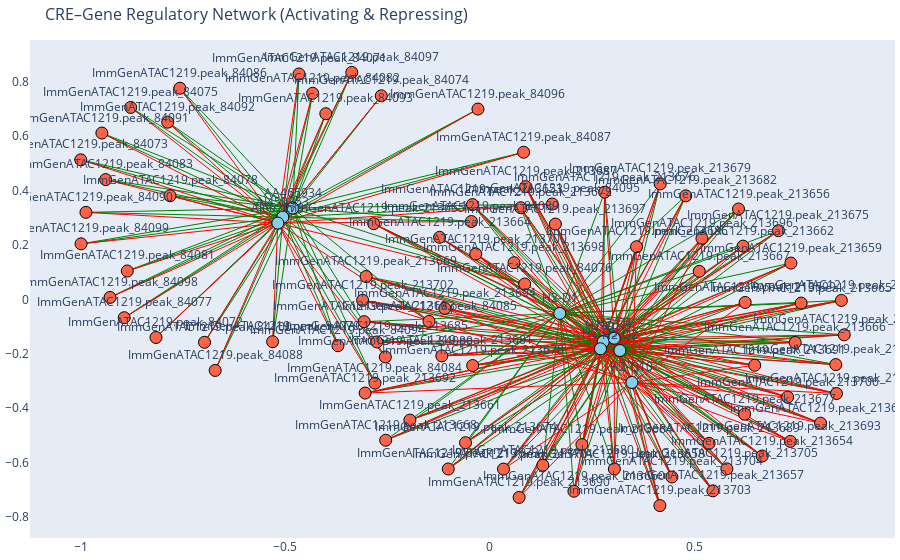

The notebook cell saved with this chart:
### Code cell
conflicting_CREs = mixed_cre.groupby('peakID').filter(
    lambda x: (x['correlation'] > 0.3).any() and (x['correlation'] < -0.3).any())

G = nx.Graph()

for _, row in conflicting_CREs.iterrows():
    cre = row['peakID']
    gene = row['Gene']
    corr = row['correlation']

    G.add_node(cre, type='CRE')
    G.add_node(gene, type='Gene')
    G.add_edge(cre, gene, weight=abs(corr), sign='pos' if corr > 0 else 'neg')

pos = nx.spring_layout(G, k=0.5, iterations=50, seed=42)

node_x, node_y, node_text, node_color = [], [], [], []

for node in G.nodes():
    x, y = pos[node]
    node_x.append(x)
    node_y.append(y)
    node_text.append(node)
    node_color.append('skyblue' if G.nodes[node]['type'] == 'Gene' else 'tomato')

node_trace = go.Scatter(
    x=node_x,
    y=node_y,
    mode='markers+text',
    hoverinfo='text',
    text=node_text,
    textposition='top center',
    marker=dict(
        color=node_color,
        size=12,
        line=dict(width=1, color='black')))

edge_traces = []
for u, v, data in G.edges(data=True):
    x0, y0 = pos[u]
    x1, y1 = pos[v]
    color = 'red' if data['sign'] == 'neg' else 'green'
    edge_trace = go.Scatter(
        x=[x0, x1],
        y=[y0, y1],
        line=dict(width=1, color=color),
        hoverinfo='none',
        mode='lines')
    edge_traces.append(edge_trace)

fig = go.Figure(data=edge_traces + [node_trace],
                layout=go.Layout(
                    title='CRE–Gene Regulatory Network (Activating & Repressing)',
                    title_font_size=16,
                    showlegend=False,
                    hovermode='closest',
                    margin=dict(b=20,l=5,r=5,t=40),
                    xaxis=dict(showgrid=False, zeroline=False),
                    yaxis=dict(showgrid=False, zeroline=False)))

fig.write_html("figures/CRE-Gene-Regulatory-Network-Activating-Repressing.html")
fig.show()
